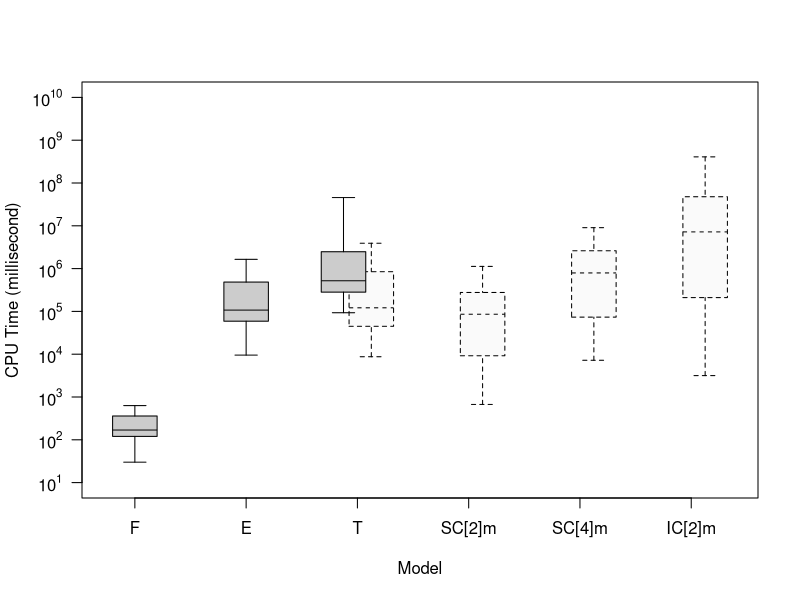

Generate this figure with R:
#################
# R code for analyzing output and plot figures
# v1.0 (organized on 2013-04-17)
# for Figure 4 in the paper
#################

#NEED TO FIRST SET R WORKING DIRECTORY TO WHERE THE FILES ARE LOCATED!!!
setwd("~/Dropbox/Research/CensoredDemand/NVLearning.git/output/serial_benchmark/")

#read the output files
data_F <- read.table("NVLearning_Full.serial.txt", header=TRUE)[c("c", "alpha", "beta", "CPUTime_F")]
data_E <- read.table("NVLearning_Event.serial.txt", header=TRUE)[c("c", "alpha", "beta", "CPUTime_E")]
data_T <- read.table("NVLearning_Timing.serial.txt", header=TRUE)[c("c", "alpha", "beta", "CPUTime_T")]
data_Tm <- read.table("NVLearning_Timing_myopic.serial.txt", header=TRUE)[c("c", "alpha", "beta", "CPUTime_Tm")]
#data_B2 <- read.table("NVLearning_CheckpointB_M2.serial.txt", header=TRUE)[c("c", "alpha", "beta", "CPUTime_B2")]
data_B2m <- read.table("NVLearning_CheckpointB_myopic_M2.serial.txt", header=TRUE)[c("c", "alpha", "beta", "CPUTime_B2m")]
#data_B4 <- read.table("NVLearning_CheckpointB_M4.serial.txt", header=TRUE)[c("c", "alpha", "beta", "CPUTime_B4")]
data_B4m <- read.table("NVLearning_CheckpointB_myopic_M4.serial.txt", header=TRUE)[c("c", "alpha", "beta", "CPUTime_B4m")]
#data_A2 <- read.table("NVLearning_CheckpointA_M2.serial.INCOMPLETE.txt", header=TRUE)[c("c", "alpha", "beta", "CPUTime_A2")] ###INCOMPLETE###
data_A2m <- read.table("NVLearning_CheckpointA_myopic_M2.serial.txt", header=TRUE)[c("c", "alpha", "beta", "CPUTime_A2m")]



#merge into one data frame
data <- merge(data_F, data_E, by=c("c", "alpha", "beta"))
data <- merge(data, data_Tm, by=c("c", "alpha", "beta"))
data <- merge(data, data_T, by=c("c", "alpha", "beta"))
data <- merge(data, data_B2m, by=c("c", "alpha", "beta"))
#data <- merge(data, data_B2, by=c("c", "alpha", "beta"))
data <- merge(data, data_B4m, by=c("c", "alpha", "beta"))
#data <- merge(data, data_B4, by=c("c", "alpha", "beta"))
data <- merge(data, data_A2m, by=c("c", "alpha", "beta"))
#data <- merge(data, data_A2, by=c("c", "alpha", "beta"), all.x=TRUE) ###INCOMPLETE###
#colnames(data) <- c("c", "alpha", "beta", "F", "E",  "Tm", "T", "SC[2]m", "SC[2]", "SC[4]m", "SC[4]", "IC[2]m", "IC[2]")
colnames(data) <- c("c", "alpha", "beta", "F", "E",  "Tm", "T", "SC[2]m", "SC[4]m", "IC[2]m")

require("reshape2")
data.long <- melt(data=data, id.vars=c("c","alpha", "beta"), variable.name="Model", value.name="CPUTime")
#require("ggplot2")
#qplot(data=data.long, x=Model, y=log10(CPUTime), geom=c("boxplot"), color=factor(c), shape=factor(alpha/beta))


pdf('Figure-CPUTime.pdf', width = 8, height = 8)

boxplot(log10(CPUTime) ~ Model, data=data.long, xlab="Model", ylab="CPU Time (millisecond)", 
        at=c(1, 3, 5.25,4.75, 7.25, 9.25, 11.25), #show.names=c(1,1,0,1,0,1,0,1),
        xaxt="n", yaxt="n", ylim=c(1,10),
        boxlty=c(1, 1, 2,1, 2, 2, 2), boxfill=c("grey80", "grey80", "grey98","grey80", "grey98", "grey98", "grey98"), 
        medlty=c(1, 1, 2,1, 2, 2, 2), medlwd=c(1, 1, 1,1, 1, 1, 1),#medcol=c("grey40", "grey40", "grey70","grey40", "grey70","grey40", "grey70","grey40", "grey70","grey40"), 
        whisklty=c(1, 1, 2,1, 2, 2, 2), staplelty=c(1, 1, 2,1, 2, 2, 2) )
axis(side=1, at=c(1, 3, 5, 7, 9, 11), labels=c("F","E","T","SC[2]m","SC[4]m", "IC[2]m"))
axis(side=2, at=seq(1, 10, 1), labels=parse(text=paste("10^", seq(1, 10, 1), sep="")), las=1)

#boxplot(log10(CPUTime) ~ Model, data=data.long, xlab="Model", ylab="CPU Time (millisecond)", 
#        at=c(1, 3, 5.25,4.75, 7.25,6.75, 9.25,8.75, 11.25, 10.75), #show.names=c(1,1,0,1,0,1,0,1),
#        xaxt="n", yaxt="n", ylim=c(1,10),
#        boxlty=c(1, 1, 2,1, 2,1, 2,1, 2,1), boxfill=c("grey80", "grey80", "grey98","grey80", "grey98","grey80", "grey98","grey80", "grey98","grey80"), 
#        medlty=c(1, 1, 2,1, 2,1, 2,1, 2,1), medlwd=c(1, 1, 1,1, 1,1, 1,1, 1,1),#medcol=c("grey40", "grey40", "grey70","grey40", "grey70","grey40", "grey70","grey40", "grey70","grey40"), 
#        whisklty=c(1, 1, 2,1, 2,1, 2,1, 2,1), staplelty=c(1, 1, 2,1, 2,1, 2,1, 2,1) )
#axis(side=1, at=c(1, 3, 5, 7, 9, 11), labels=c("F","E","T","SC[2]","SC[4]", "IC[2]"))
#axis(side=2, at=seq(1, 10, 1), labels=parse(text=paste("10^", seq(1, 10, 1), sep="")), las=1)

dev.off()
